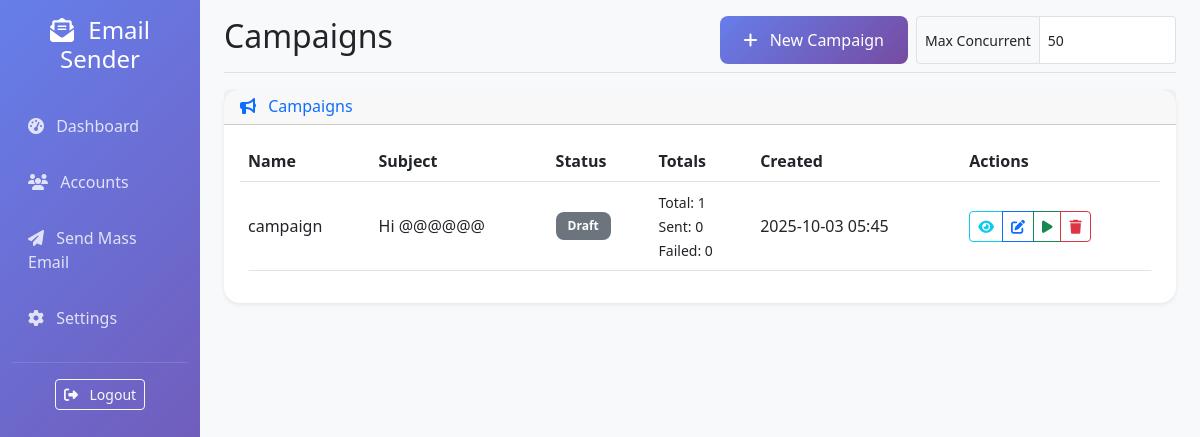
The app's page /campaigns (signed in) with its own data.
### database.py (models this page shows, shortened)
class EmailCampaign(Base):
    __tablename__ = 'email_campaigns'
    id = Column(Integer, primary_key=True)
    name = Column(String(255), nullable=False)
    subject = Column(String(500), nullable=False)
    body_html = Column(Text, nullable=False)
    body_text = Column(Text, nullable=True)
    template_data = Column(JSON, nullable=True)  # Placeholder data
    status = Column(String(50), default='draft')  # draft, running, completed, paused, failed
    total_recipients = Column(Integer, default=0)
    sent_count = Column(Integer, default=0)
    failed_count = Column(Integer, default=0)
    created_at = Column(DateTime, default=datetime.utcnow)
    started_at = Column(DateTime, nullable=True)
    completed_at = Column(DateTime, nullable=True)

### main.py (the view)
@app.route('/campaigns')
@login_required
def campaigns():
    try:
        campaigns = db_manager.get_session().query(EmailCampaign).order_by(
            EmailCampaign.created_at.desc()
        ).all()
        return render_template('campaigns.html', campaigns=campaigns)
    except Exception as e:
        logger.error(f"Campaigns page error: {e}")
        flash('Error loading campaigns', 'error')
        return render_template('campaigns.html', campaigns=[])

### database.py (called while the page is built)
    def get_session(self) -> Session:
        return self.SessionLocal()

### main.py (called while the page is built)
@login_manager.user_loader
def load_user(user_id):
    return User(user_id, 'admin')

    @property
    def is_authenticated(self):
        return True

### templates/campaigns.html (shortened to what this page needs)
{% extends "base.html" %}
{% block page_title %}Campaigns{% endblock %}
{% block page_actions %}
<div class="btn-toolbar mb-2 mb-md-0">
    <div class="btn-group me-2">
        <a href="{{ url_for('new_campaign') }}" class="btn btn-primary">
            <i class="fas fa-plus me-2"></i>
            New Campaign
        </a>
    </div>
    <div class="input-group input-group-sm" style="width: 260px;">
        <span class="input-group-text">Max Concurrent</span>
        <input type="number" class="form-control" id="global_max_concurrent" value="50" min="1" max="200">
    </div>
</div>
{% endblock %}
{% block content %}
<div class="card">
    <div class="card-header d-flex justify-content-between align-items-center">
        <h6 class="m-0 font-weight-bold text-primary">
            <i class="fas fa-bullhorn me-2"></i>
            Campaigns
        </h6>
    </div>
    <div class="card-body">
        {% if campaigns and campaigns|length > 0 %}
        <div class="table-responsive">
            <table class="table table-hover align-middle">
                <thead>
                    <tr>
                        <th>Name</th>
                        <th>Subject</th>
                        <th>Status</th>
                        <th>Totals</th>
                        <th>Created</th>
                        <th>Actions</th>
                    </tr>
                </thead>
                <tbody>
                    {% for c in campaigns %}
                    <tr>
                        <td>{{ c.name }}</td>
                        <td>{{ c.subject }}</td>
                        <td>
                            <span class="badge{% if c.status == 'completed' %} bg-success{% elif c.status == 'running' %} bg-warning text-dark{% elif c.status == 'failed' %} bg-danger{% else %} bg-secondary{% endif %}">
                                {{ c.status|capitalize }}
                            </span>
                        </td>
                        <td>
                            <small>Total: {{ c.total_recipients or 0 }}</small><br>
                            <small>Sent: {{ c.sent_count or 0 }}</small><br>
                            <small>Failed: {{ c.failed_count or 0 }}</small>
                        </td>
                        <td>{{ c.created_at.strftime('%Y-%m-%d %H:%M') if c.created_at else '-' }}</td>
                        <td>
                            <div class="btn-group" role="group">
                                <a href="{{ url_for('campaign_detail', campaign_id=c.id) }}" class="btn btn-sm btn-outline-info" title="View Details">
                                    <i class="fas fa-eye"></i>
                                </a>
                                <a href="{{ url_for('edit_campaign', campaign_id=c.id) }}" class="btn btn-sm btn-outline-primary" title="Edit Campaign">
                                    <i class="fas fa-edit"></i>
                                </a>
                                {% if c.status == 'running' %}
                                <button class="btn btn-sm btn-outline-warning" disabled title="Campaign Running">
                                    <i class="fas fa-spinner fa-spin"></i>
                                </button>
                                {% else %}
                                <button class="btn btn-sm btn-outline-success" type="button" data-action="start-campaign" data-id="{{ c.id }}" title="Start Campaign">
                                    <i class="fas fa-play"></i>
                                </button>
                                {% endif %}
                                <button class="btn btn-sm btn-outline-danger" data-action="delete-campaign" data-id="{{ c.id }}" title="Delete Campaign">
                                    <i class="fas fa-trash"></i>
                                </button>
                            </div>
                        </td>
                    </tr>
                    {% endfor %}
                </tbody>
            </table>
        </div>
        {% endif %}
    </div>
</div>
{% endblock %}

### templates/base.html (style rules this page uses)
.card { border: none; border-radius: 1rem; box-shadow: 0 0.125rem 0.25rem rgba(0, 0, 0, 0.075); transition: all 0.3s ease; }
.btn-primary { background: linear-gradient(135deg, #667eea 0%, #764ba2 100%); border: none; border-radius: 0.5rem; padding: 0.75rem 1.5rem; transition: all 0.3s ease; }
.table { border-radius: 0.75rem; overflow: hidden; }
.badge { border-radius: 0.5rem; padding: 0.5rem 0.75rem; }

### records on screen
EmailCampaign: name "campaign", subject "Hi @@@@@@", status "Draft", total_recipients "1", sent_count "0", failed_count "0", created_at "2025-10-03 05:45"
